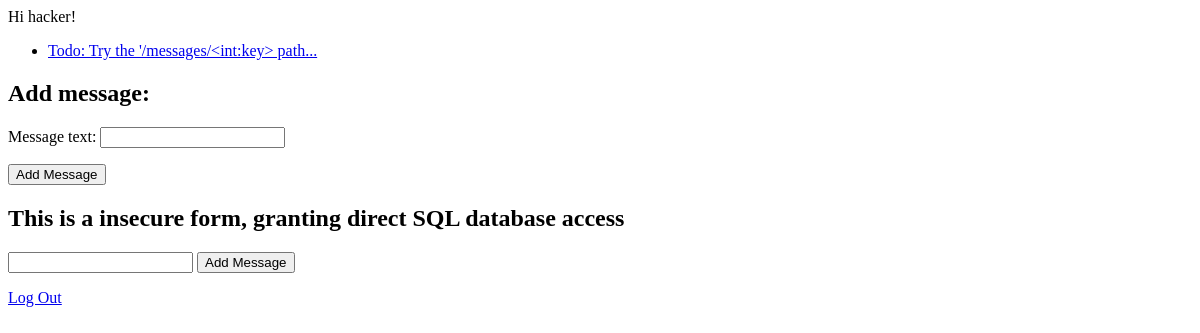
The page /messages/ (signed in) on the database as committed earlier.
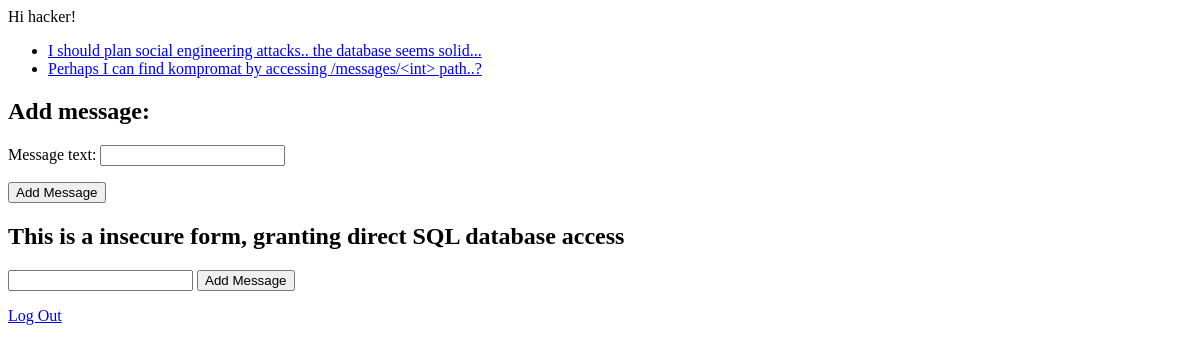
The same page on the database as committed later.
### insecureApp/models.py (models this page shows, shortened)
class Message(models.Model):
    message_text = models.CharField(max_length=70)
    pub_date = models.DateTimeField(auto_now_add=True)
    user_id = models.ForeignKey(User, on_delete=models.CASCADE, default = 'Author')

### insecureApp/views.py (the view)
# urls.py: path('', views.index, name='index'),
def index(request):
    if request.method == 'POST':
        form = MessageForm(request.POST)
        logger.warning(form)
        if form.is_valid():
            message = form.save(commit=False)
            message.user_id = request.user
            message.save()
            return HttpResponseRedirect('/', RequestContext(request))
        else:
            return HttpResponseRedirect('/')
    else:
        form = MessageForm()
        entry_list = Message.objects.filter(user_id_id=request.user)
        context = {'latest_question': entry_list, 'form':form}
        return render(request, 'home.html', context)

### insecureApp/forms.py (shortened to what this page needs)
class MessageForm(forms.ModelForm):
    class Meta:
        model = Message
        fields = ("message_text",)

### insecureApp/templates/home.html (shortened to what this page needs)
{% block content %}
    {% if user.is_authenticated %}
        Hi {{ user.username }}!
        {% if latest_question %}
            <ul>
                {% for msg in latest_question %}
                    <li><a href="/messages/{{ msg.id }}/">{{ msg.message_text }}</a></li>
                {% endfor %}
            </ul>
            {% else %}
                <p>No messages are available :(</p>
        {% endif %}
        <div>
            <h2>Add message:</h2>
            <form id="message_form" method="POST" action="">
                {{ form.as_p }}
                <input type="submit" name="submit" value="Add Message" class ="btn btn-primary" />
            </form>
        </div>
        <div>
            <h2>This is a insecure form, granting direct SQL database access</h2>
            <form id="sql_injection_form" action="injection_post/" method="POST">
                <input type="text" id="message" name="message">
                <input type="submit" name="submit" value="Add Message" class ="btn btn-primary" />
            </form>
        </div>
        <p><a href="{% url 'logout' %}">Log Out</a></p>
    {% else %}
            <p>You are not logged in</p>
            <a href="{% url 'login' %}">Log In</a>
    {% endif %}
{% endblock %}

Rows that differ between the two databases and show on the page:
removed Message: message_text "Todo: Try the '/messages/<int:key> path..."
added Message: message_text "I should plan social engineering attacks.. the database seems solid..."
added Message: message_text "Perhaps I can find kompromat by accessing /messages/<int> path..?"
